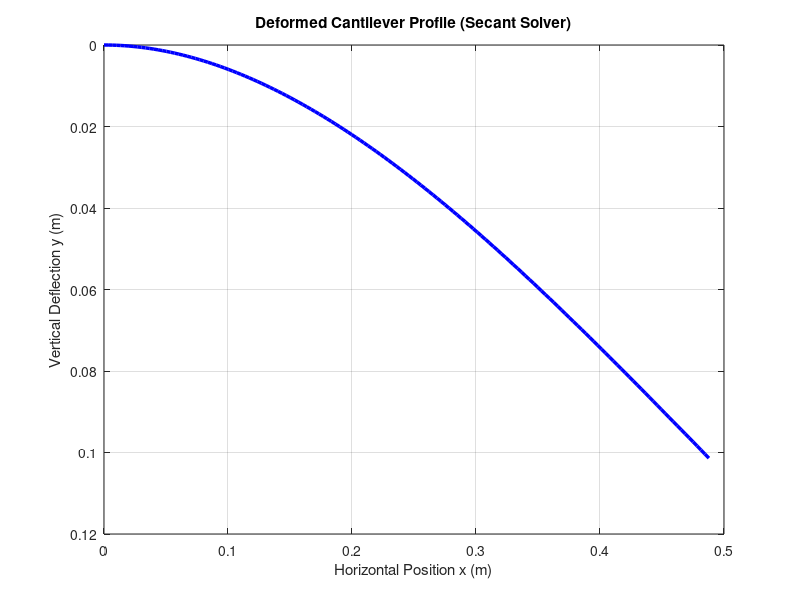

Write the MATLAB code that produced this figure.
function main_beam_deflection_secant()
    % =====================================================================
    % 1. PHYSICAL PARAMETERS (Exactly the same)
    % =====================================================================
    L  = 0.5;          % Length of the beam (meters)
    b  = 0.03;         % Width of cross-section (meters)
    t  = 0.01;         % Thickness of cross-section (meters)
    P  = 1000.0;       % Point load at free tip (N)
    w_area = 38500;    % Distributed load per area (N/m^2)
    E  = 200e9;        % Young's Modulus: 200 GPa
    I  = 2.50e-09;     % Moment of Inertia (m^4)
    
    q = w_area * b;    % Convert area load to linear load
    EI = E * I;        % Flexural rigidity
    
    % =====================================================================
    % 2. MESH DISCRETIZATION
    % =====================================================================
    num_steps = 150; 
    s_mesh = linspace(0, L, num_steps);
    
    % =====================================================================
    % 3. SYSTEM OF FIRST-ORDER ODEs (Anonymous Function)
    % =====================================================================
    f_system = @(s, Y) [Y(2); ...
                        Y(3); ...
                        -(q/EI)*(L - s) - (P/EI)];
                    
    % =====================================================================
    % 4. THE SHOOTING METHOD (Using SECANT Iteration)
    % =====================================================================
    guess1 = 0.0;
    guess2 = -0.01;
    
    sol1 = RK4(f_system, s_mesh, [0; 0; guess1]);
    error1 = sol1(3, end); 
    
    sol2 = RK4(f_system, s_mesh, [0; 0; guess2]);
    error2 = sol2(3, end); 
    
    tolerance = 1e-9;
    max_iter = 50;
    converged = false;
    
    fprintf('Starting Secant Root Search...\n');
    fprintf('%-10s %-15s %-15s %-15s\n', 'Iter', 'Old Guess (x1)', 'New Guess (x2)', 'Tip Moment Error');
    
    for iter = 1:max_iter
        if abs(error2 - error1) < 1e-15
            break; 
        end
        
        next_guess = guess2 - error2 * (guess2 - guess1) / (error2 - error1);
        
        sol_next = RK4(f_system, s_mesh, [0; 0; next_guess]);
        error_next = sol_next(3, end); 
        
        fprintf('%-10d %-15.4f %-15.4f %-15.4e\n', iter, guess1, guess2, error_next);
        
        if abs(error_next) < tolerance
            fprintf('Convergence achieved in %d iterations!\n', iter);
            final_solution = sol_next;
            converged = true;
            break;
        end
        
        guess1 = guess2;     error1 = error2;       
        guess2 = next_guess; error2 = error_next;   
    end
    
    if ~converged
        error('The Secant shooting method failed to converge.');
    end
    
    % =====================================================================
    % 5. EXTRACT ANGLE & CALCULATE X-DIRECTION DEFLECTION
    % =====================================================================
    vertical_y  = final_solution(1, :);   
    slope_angle = final_solution(2, :);   
    
    deformed_x = cumtrapz(s_mesh, cos(slope_angle));
    horiz_deflection_x = s_mesh - deformed_x;
    
    fprintf('\n--- RESULTS AT THE FREE TIP (s = L) ---\n');
    fprintf('Deflection Angle:          %.4f degrees\n', rad2deg(slope_angle(end)));
    fprintf('Vertical Deflection (y):    %.4f mm\n', vertical_y(end) * 1000);
    fprintf('Horizontal Deflection (x):  %.4f mm\n', horiz_deflection_x(end) * 1000);
    
    % =====================================================================
    % 6. PLOT THE TRUE 2D DEFORMED SHAPE
    % =====================================================================
    figure;
    plot(deformed_x, vertical_y, 'b-', 'LineWidth', 2.5);
    grid on;
    title('Deformed Cantilever Profile (Secant Solver)');
    xlabel('Horizontal Position x (m)');
    ylabel('Vertical Deflection y (m)');
    set(gca, 'YDir', 'reverse'); 
    
end  % <--- CRITICAL: THIS WAS MISSING. This closes your main function.

% =========================================================================
% 7. RUNGE-KUTTA 4 SYSTEM SOLVER
% =========================================================================
function y = RK4(f, x, y0)
    y = zeros(length(y0), length(x)); 
    y(:, 1) = y0; 
    h = x(2) - x(1); 
    n = length(x);
    for i = 1:n-1
        k1 = f(x(i), y(:, i));
        k2 = f(x(i) + h/2, y(:, i) + h*k1/2);
        k3 = f(x(i) + h/2, y(:, i) + h*k2/2);
        k4 = f(x(i) + h, y(:, i) + h*k3);
        y(:, i+1) = y(:, i) + h*(k1 + 2*k2 + 2*k3 + k4)/6;
    end
end % This explicitly closes your helper function.
